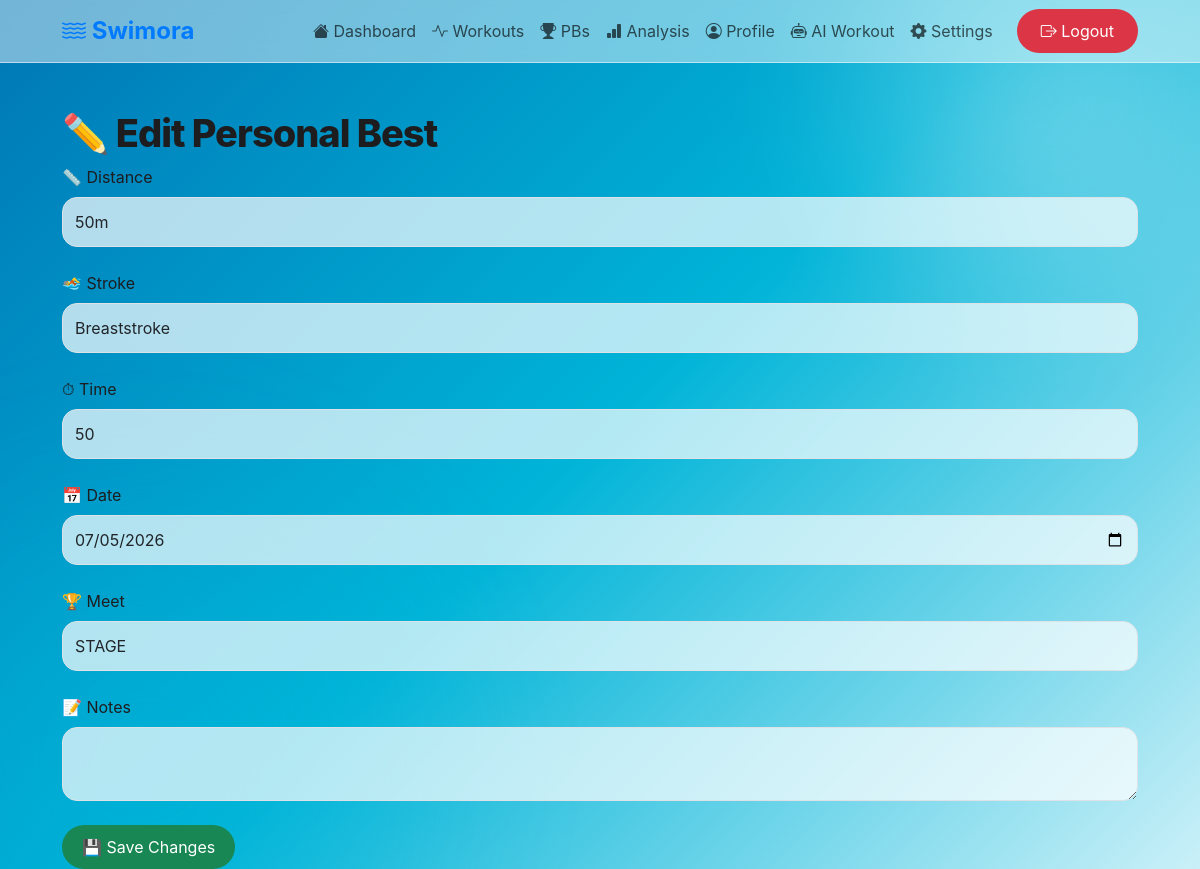
/edit_pb/1 (signed in), run on the app's committed database.
### models.py (models this page shows)
class PersonalBest(db.Model):
    id = db.Column(db.Integer, primary_key=True)
    distance = db.Column(db.String(20))
    stroke = db.Column(db.String(50))
    time = db.Column(db.String(20))
    date = db.Column(db.String(20))
    meet = db.Column(db.String(100))
    notes = db.Column(db.Text)
    user_id = db.Column(
        db.Integer,
        db.ForeignKey("user.id")
    )

### app.py (the view, shortened to what this page needs)
@app.route("/edit_pb/<int:id>", methods=["GET", "POST"])
@login_required
def edit_pb(id):
    pb = PersonalBest.query.get_or_404(id)
    if pb.user_id != current_user.id:
        return redirect("/pbs")
    return render_template(
        "edit_pb.html",
        pb=pb
    )

### app.py (called while the page is built)
@login_manager.user_loader
def load_user(user_id):
    return User.query.get(int(user_id))

### templates/edit_pb.html (shortened to what this page needs)
{% extends "base.html" %}
{% block content %}
<h1>✏️ Edit Personal Best</h1>
<form method="POST">
<label class="form-label">
📏 Distance
</label>
<select name="distance" class="form-select">
<option value="50m" {% if pb.distance == "50m" %}selected{% endif %}>50m</option>
</select>
<br>
<label class="form-label">
🏊 Stroke
</label>
<select name="stroke" class="form-select">
<option value="Breaststroke" {% if pb.stroke == "Breaststroke" %}selected{% endif %}>
Breaststroke
</option>
</select>
<br>
<label class="form-label">
⏱ Time
</label>
<input
class="form-control"
name="time"
value="{{ pb.time }}">
<br>
<label class="form-label">
📅 Date
</label>
<input
class="form-control"
type="date"
name="date"
value="{{ pb.date }}">
<br>
<label class="form-label">
🏆 Meet
</label>
<input
class="form-control"
name="meet"
value="{{ pb.meet }}">
<br>
<label class="form-label">
📝 Notes
</label>
<textarea
class="form-control"
name="notes">{{ pb.notes }}</textarea>
<br>
<button class="btn btn-success">
💾 Save Changes
</button>
</form>
{% endblock %}

### static/css/style.css (style rules this page uses)
body { min-height: 100vh; background: linear-gradient( 135deg, #0077b6, #00b4d8, #caf0f8 ); font-family: -apple-system, BlinkMacSystemFont, "Segoe UI", Arial, sans-serif; color: #1d1d1f; position: relative; overflow-x: hidden; }
body::before { content: ""; position: fixed; width: 600px; height: 600px; background: radial-gradient( circle, rgba(255,255,255,0.35), transparent 65% ); top: -200px; right: -150px; filter: blur(50px); z-index: -1; }
body::after { content: ""; position: fixed; width: 700px; height: 700px; background: radial-gradient( circle, rgba(0,180,216,0.45), transparent 70% ); bottom: -250px; left: -200px; filter: blur(60px); z-index: -1; }
.btn { border-radius: 999px; padding: 10px 20px; border: none; transition: 0.25s; }
.form-control, .form-select { border-radius: 15px; padding: 12px; background: rgba(255,255,255,0.7); }
h1 { font-size: 38px; font-weight: 800; letter-spacing: -1px; }

### data on the page
PersonalBest: distance "50m", stroke "Breaststroke", time "50", date "07/05/2026", meet "STAGE"
